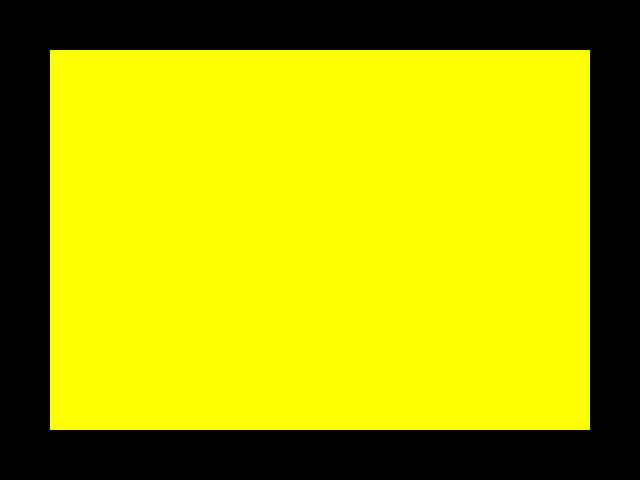
Frame 1 (no input)
Frame 60 (the mouse pressed at the canvas centre just before this capture): identical to frame 1, image omitted
Frame 120 (the mouse held since frame 60 and released just before this capture): identical to frame 1, image omitted

The Processing sketch that drew this single still picture (run headless with seeded random() and noise(); from frame 60 on, the mouse is pressed at the canvas centre):

// Processing sketch: m01_ex04_detection_1
// ── m01_ex04_detection_1.pde
void setup() {
  size(640,480);
  // fullScreen(1);
}

void draw() {
  int marge = 50;
  
  background(0);
  noStroke();
  if(mouseX > width / 2) {
    fill(255,0,0);
  } else {
    fill(255,255,0);
  }
  rect(marge, marge, width - (marge * 2),  height - (marge * 2));
}
